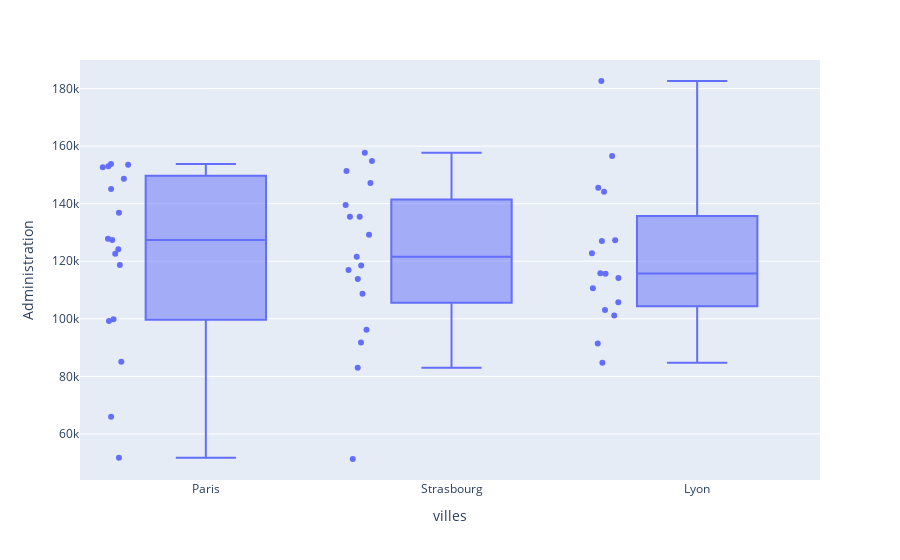

Notebook code cell kept with this figure:
### Code cell
fig = px.box(df, x="villes" ,y="Administration", points="all")
fig.show()

### Figure 1 — Plotly figure (JSON) as saved in the notebook; plotly's stock layout.template omitted (floating-point values rounded to 4 significant figures)
{"data": [{"alignmentgroup": "True", "boxpoints": "all", "hovertemplate": "villes=%{x}<br>Administration=%{y}<extra></extra>", "legendgroup": "", "marker": {"color": "#636efa"}, "name": "", "notched": false, "offsetgroup": "", "orientation": "v", "showlegend": false, "type": "box", "x": ["Paris", "Strasbourg", "Lyon", "Paris", "Lyon", "Paris", "Strasbourg", "Lyon", "Paris", "Strasbourg", "Lyon", "Strasbourg", "Lyon", "Strasbourg", "Lyon", "Paris", "Strasbourg", "Paris", "Lyon", "Paris", "Strasbourg", "Paris", "Lyon", "Lyon", "Paris", "Strasbourg", "Lyon", "Paris", "Lyon", "Paris", "Lyon", "Paris", "Strasbourg", "Lyon", "Strasbourg", "Paris", "Lyon", "Strasbourg", "Paris", "Strasbourg", "Strasbourg", "Lyon", "Strasbourg", "Paris", "Strasbourg", "Paris", "Lyon", "Strasbourg", "Paris", "Strasbourg"], "x0": " ", "xaxis": "x", "y": [136900.0, 151400.0, 101100.0, 118700.0, 91390.0, 99810.0, 147200.0, 145500.0, 148700.0, 108700.0, 110600.0, 91790.0, 127300.0, 135500.0, 156500.0, 122600.0, 121600.0, 145100.0, 114200.0, 153500.0, 113900.0, 153800.0, 122800.0, 105800.0, 99280.0, 139600.0, 144100.0, 127900.0, 182600.0, 153000.0, 115600.0, 152700.0, 129200.0, 103100.0, 157700.0, 85050.0, 127100.0, 51280.0, 65950.0, 82980.0, 118500.0, 84710.0, 96190.0, 127400.0, 154800.0, 124200.0, 115800.0, 135400.0, 51740.0, 117000.0], "y0": " ", "yaxis": "y"}], "layout": {"boxmode": "group", "legend": {"tracegroupgap": 0}, "margin": {"t": 60}, "xaxis": {"anchor": "y", "domain": [0, 1], "title": {"text": "villes"}}, "yaxis": {"anchor": "x", "domain": [0, 1], "title": {"text": "Administration"}}}}
